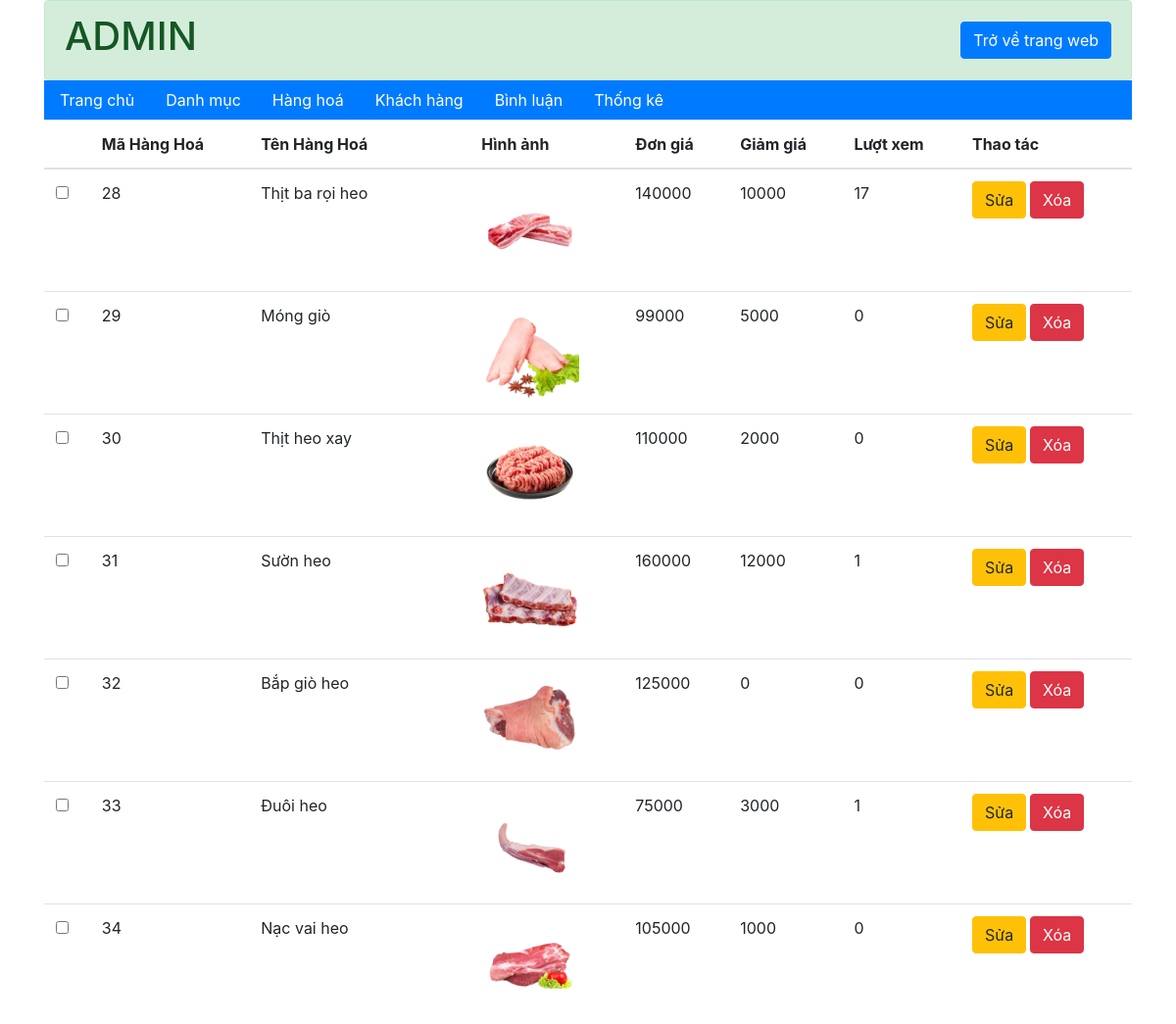
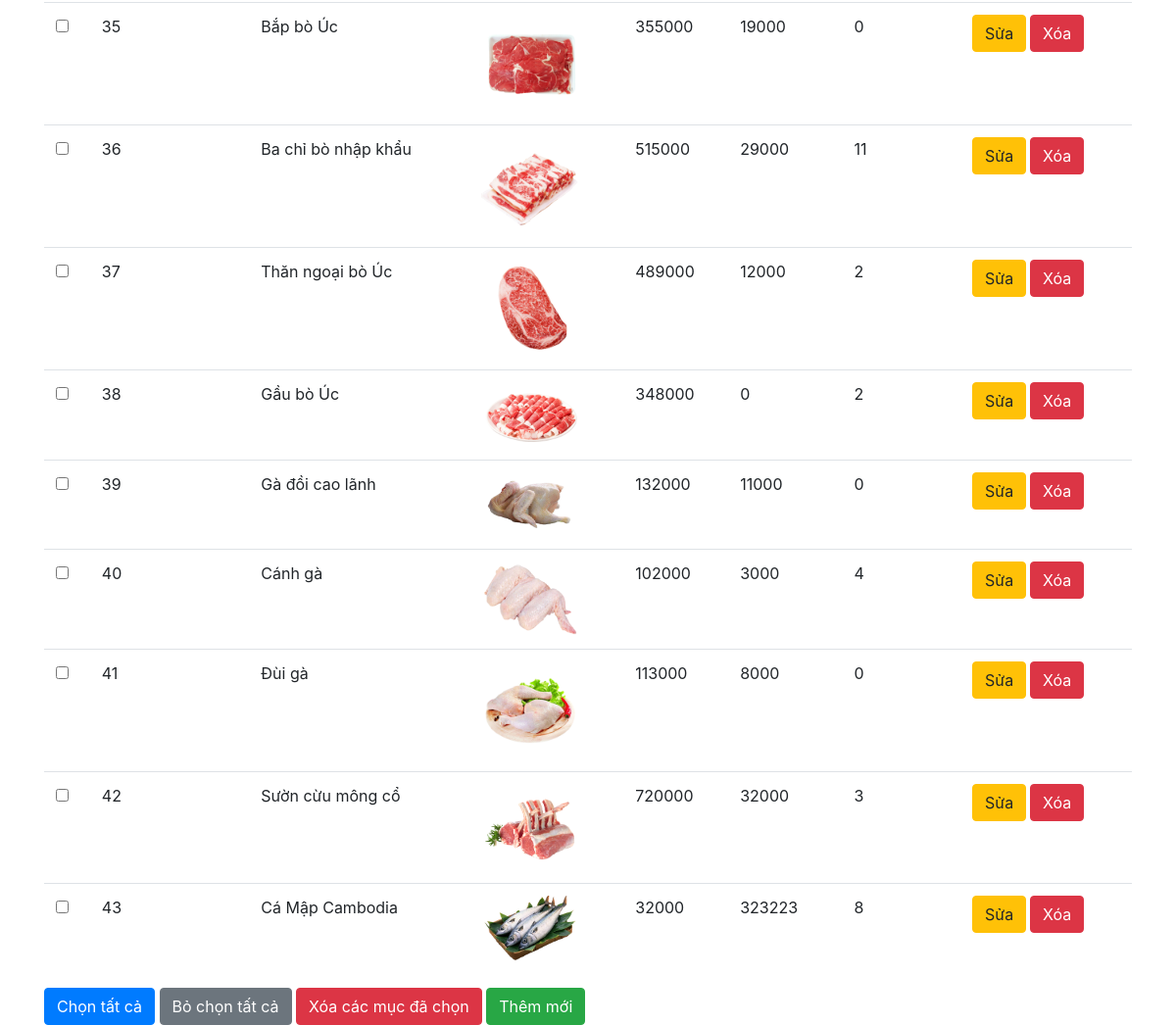
Page /admin/hang-hoa/index.php on the earlier database version (2 pictures, top to bottom).
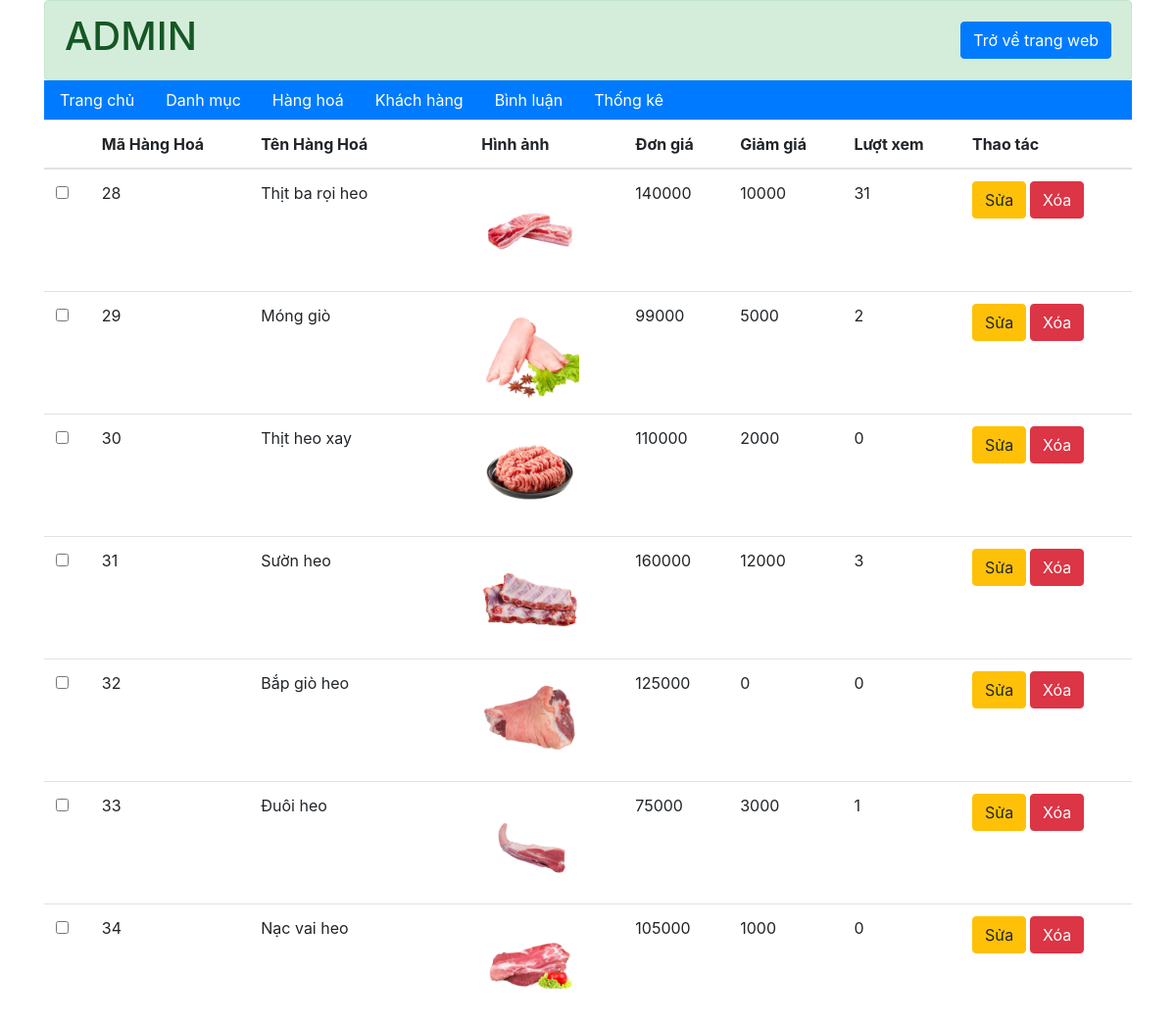
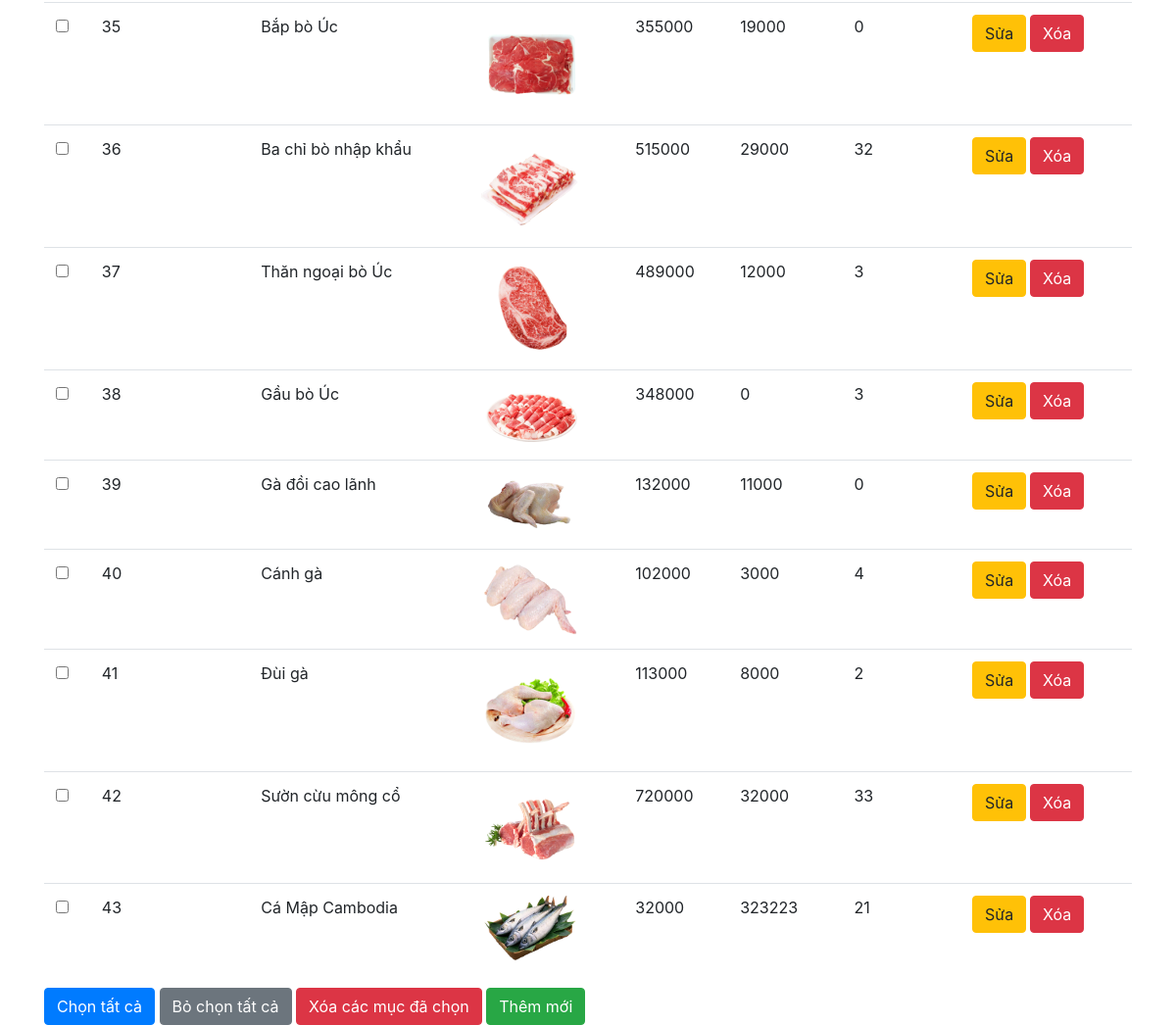
Same page on the later database version (2 pictures, top to bottom).
### tables this page shows
CREATE TABLE `hang_hoa` (
  `ma_hh` int(11) NOT NULL COMMENT 'mã hàng hoá',
  `ten_hh` varchar(50) NOT NULL COMMENT 'tên hàng hoá',
  `don_gia` double(10,2) NOT NULL COMMENT 'đơn giá',
  `giam_gia` double(10,2) DEFAULT 0.00 COMMENT 'mức giảm giá',
  `hinh` varchar(50) NOT NULL COMMENT 'hình ảnh',
  `ngay_nhap` date DEFAULT NULL COMMENT 'ngày nhập hàng',
  `mo_ta` text NOT NULL COMMENT 'mô tả hàng hoá',
  `dac_biet` tinyint(1) NOT NULL COMMENT 'tràng thái đặc biệt',
  `so_luot_xem` int(11) NOT NULL DEFAULT 0 COMMENT 'số lượt xem',
  `ma_loai` int(10) NOT NULL COMMENT 'mã loại'
);

### admin/hang-hoa/index.php (called while the page is built, shortened)
<?php
    require "../../global.php";
    require "../../dao/pdo.php";
    require "../../dao/hanghoa.php";
    if(exsist_param("add")){
        $lisDanhMuc = danhMuc_selectAll();
        $view_name="add.php";
    }
    else if(exsist_param("btn_edit")){
        $lisDanhMuc = danhMuc_selectAll();
        $idHangHoa = $_GET['ma_hh'];
        $thisHangHoa = hanghoa_select_by_id($idHangHoa);
        $view_name="edit.php";
    }
    else if(exsist_param("btn-delete")){
        $id_hh=$_GET['ma_hh'];
        hanghoa_delete($id_hh);
        $items = hanghoa_selectAll();
        $view_name="list.php";
    }
    else if(exsist_param("btn-delete-all")){
        $list_id=$_POST['ma_hh'];
        hanghoa_delete($list_id);
        $items = hanghoa_selectAll();
        $view_name="list.php";
    }
    else{
        $items = hanghoa_selectAll();
    }
    require "../layout.php";
?>

### dao/pdo.php (called while the page is built, shortened)
<?php
function pdo_get_connection(){
    $hostname='localhost';
    $dbname='xsshop';
    $username = 'root';
    $password = '';
    try{
        $connect = new PDO("mysql:host=$hostname;dbname=$dbname", $username, $password);
        $connect->setAttribute(PDO::ATTR_ERRMODE, PDO::ERRMODE_EXCEPTION);
        return $connect;
    }catch(PDOException $e){
        $e->getMessage();
    }
}
function pdo_query($sql){
    $sql_args = array_slice(func_get_args(), 1);
    try{
        $connect = pdo_get_connection();
        $stmt = $connect->prepare($sql);
        $stmt->execute($sql_args);
        $rows = $stmt->fetchAll();
        return $rows;
    }
    catch(PDOException $e){
        throw $e;
    }
    finally{
        unset($connect);
    }
}
?>

### dao/hanghoa.php (called while the page is built, shortened)
<?php
    function hanghoa_selectAll(){
        $sql = "SELECT * FROM `hang_hoa`";
        return pdo_query($sql);
    }
?>

### global.php (called while the page is built, shortened)
<?php
    $url="/food_market_10-diem";
    $url_content="$url/content";
?>

### admin/hang-hoa/list.php (the view)
<div class="container">
  <form action="index.php" method="post">
    <table class="table">
      <thead>
        <tr>
          <th></th>
          <th>Mã Hàng Hoá</th>
          <th>Tên Hàng Hoá</th>
          <th>Hình ảnh</th>
          <th>Đơn giá</th>
          <th>Giảm giá</th>
          <th>Lượt xem</th>
          <th>Thao tác</th>
        </tr>
      </thead>
      <tbody>
        <?php
        foreach ($items as $item) {
        ?>
          <tr>
            <td><input type="checkbox" name="ma_hh[]" value="<?=$item['ma_hh']?>"></td>
            <td><?php echo $item['ma_hh'] ?></td>
            <td><?php echo $item['ten_hh'] ?></td>
            <td><img style="width: 100px;" src="<?php echo "$url_content/images/image_products/".$item['hinh'] ?>" alt=""></td>
            <td><?php echo $item['don_gia'] ?></td>
            <td><?php echo $item['giam_gia'] ?></td>
            <td><?php echo $item['so_luot_xem'] ?></td>
            <th>
              <a class="btn btn-warning" href="index.php?btn_edit&ma_hh=<?php echo $item['ma_hh'] ?>">Sửa</a>
              <a onclick="return confirm('Bạn có chắc chắn xoá không?')" class="btn btn-danger" href="index.php?btn-delete&ma_hh=<?php echo $item['ma_hh'] ?>" >Xóa</a>
            </th>
          </tr>
        <?php
        }
        ?>
      </tbody>
    </table>
    <div>
      <button id="check-all" type="button" class="btn btn-primary">Chọn tất cả</button>
      <button id="clear-all" type="button" class="btn btn-secondary">Bỏ chọn tất cả</button>
      <button onclick="return confirm('Bạn có chắc chắn xoá không?')" name="btn-delete-all" class="btn btn-danger">Xóa các mục đã chọn</button>
      <a href="index.php?add" class="btn btn-success">Thêm mới</a>
    </div>
  </form>
</div>

Differences in the rows shown:
changed hang_hoa "Thịt ba rọi heo": so_luot_xem "17" → "31"
changed hang_hoa "Móng giò": so_luot_xem "0" → "2"
changed hang_hoa "Sườn heo": so_luot_xem "1" → "3"
changed hang_hoa "Ba chỉ bò nhập khẩu": so_luot_xem "11" → "32"
changed hang_hoa "Thăn ngoại bò Úc": so_luot_xem "2" → "3"
changed hang_hoa "Gầu bò Úc": so_luot_xem "2" → "3"
changed hang_hoa "Đùi gà": so_luot_xem "0" → "2"
changed hang_hoa "Sườn cừu mông cổ": so_luot_xem "3" → "33"
changed hang_hoa "Cá Mập Cambodia": so_luot_xem "8" → "21"
